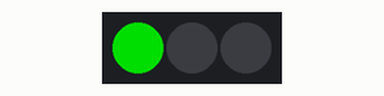
A sketch run on a simulated Arduino Uno, built with avr-gcc and run on an emulated ATmega328P. On the bench: 3 RGB LEDs in strip order, left to right. Dim RGB values are drawn brighter than linear.

Above: at 0.2 s.
At 0.7 s:
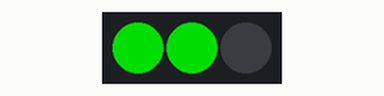
At 2.7 s:
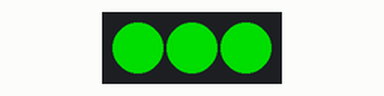
Timing chart, 0 to 3.5 s (numbered marks = the images above):
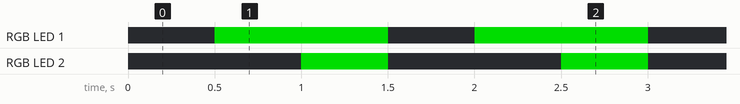

Measured:
- by itself, RGB LED 1: alternates RGB(0, 150, 0) for 1.0 s and off for 0.50 s
- by itself, RGB LED 2: alternates RGB(0, 150, 0) for 0.50 s and off for 1.0 s
- by itself, everything shown: repeats every 1.5 s, in 3 steps

The sketch:

test_led.ino
```cpp
// (licence header left out)
#include <Adafruit_NeoPixel.h>

// Which pin on the Arduino is connected to the NeoPixels?
#define PIN        6 // On Trinket or Gemma, suggest changing this to 1

// How many NeoPixels are attached to the Arduino?
#define NUMPIXELS 3 // Popular NeoPixel ring size


Adafruit_NeoPixel pixels(NUMPIXELS, PIN, NEO_GRB + NEO_KHZ800);

#define DELAYVAL 500 // Time (in milliseconds) to pause between pixels

void setup() {

  pixels.begin(); // INITIALIZE NeoPixel strip object (REQUIRED)
}

void loop() {
  pixels.clear(); // Set all pixel colors to 'off'

  // The first NeoPixel in a strand is #0, second is 1, all the way up
  // to the count of pixels minus one.
  for(int i=0; i<NUMPIXELS; i++) { // For each pixel...

    // pixels.Color() takes RGB values, from 0,0,0 up to 255,255,255
    // Here we're using a moderately bright green color:
    pixels.setPixelColor(i, pixels.Color(0, 150, 0));

    pixels.show();   // Send the updated pixel colors to the hardware.

    delay(DELAYVAL); // Pause before next pass through loop
  }
}
```
